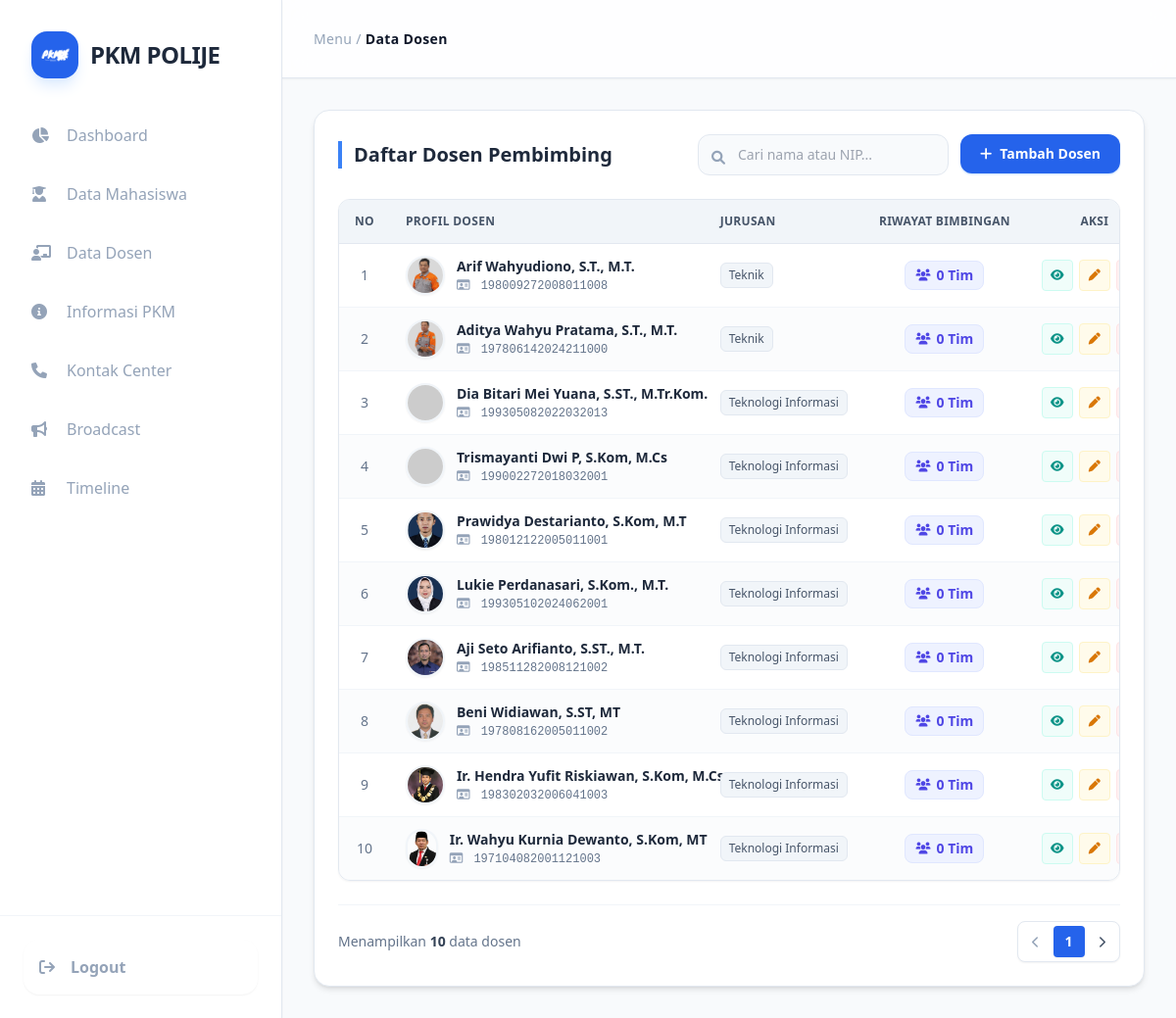
The app's page /admin_panel/data_dosen.php (signed in) with its own data.
### tables this page shows
CREATE TABLE `data_dosen` (
  `id_dosen` int NOT NULL,
  `foto_dosen` varchar(255) DEFAULT 'default.jpg',
  `nama_lengkap` varchar(150) NOT NULL,
  `nip` varchar(50) NOT NULL,
  `jurusan` varchar(100) NOT NULL,
  `no_whatsapp` varchar(20) NOT NULL,
  `email` varchar(100) NOT NULL,
  `linkedin_name` varchar(100) DEFAULT NULL,
  `instagram_username` varchar(100) DEFAULT NULL,
  `facebook_name` varchar(100) DEFAULT NULL,
  `riwayat_bimbingan` int DEFAULT '0',
  `created_at` timestamp NULL DEFAULT CURRENT_TIMESTAMP,
  `updated_at` timestamp NULL DEFAULT CURRENT_TIMESTAMP ON UPDATE CURRENT_TIMESTAMP
);

### admin_panel/data_dosen.php (the view, shortened to what this page needs)
<?php
require_once '../koneksi/koneksi.php';
$daftar_dosen = [];
$search = isset($_GET['search']) ? $_GET['search'] : '';
try {
    $query_sql = "SELECT * FROM data_dosen";
    $query_sql .= " ORDER BY id_dosen DESC";
    $stmt = $pdo->prepare($query_sql);
    $stmt->execute();
    $daftar_dosen = $stmt->fetchAll(PDO::FETCH_ASSOC);
} catch (PDOException $e) {
    error_log("Kesalahan Query: " . $e->getMessage());
}
?>
<!DOCTYPE html>
<html lang="en">
<head>
    <script src="https://cdn.tailwindcss.com"></script>
    <link href="https://cdnjs.cloudflare.com/ajax/libs/font-awesome/6.0.0/css/all.min.css" rel="stylesheet">
</head>
<body class="bg-slate-50 font-sans text-slate-700 overflow-hidden">
    <div class="flex h-screen w-full">
        <aside class="w-72 bg-white border-r border-slate-200 flex flex-col flex-shrink-0 z-40 shadow-sm">
            <div class="p-8">
                <div class="flex items-center gap-3 group cursor-pointer">
                    <div class="w-12 h-12 bg-blue-600 rounded-2xl flex items-center justify-center shadow-lg shadow-blue-100 overflow-hidden transition-all duration-500 group-hover:rotate-[360deg] group-hover:scale-110">
                        <img src="./image/logoPKM.png" alt="Logo" class="w-8 h-8 object-contain brightness-0 invert" onerror="this.style.display='none'; this.insertAdjacentHTML('afterend', '<i class=\'fa-solid fa-graduation-cap text-white text-xl\'></i>');">
                    </div>
                    <h1 class="text-2xl font-bold text-slate-800 tracking-tight">PKM POLIJE</h1>
                </div>
            </div>
            <nav class="flex-1 px-4 space-y-2 overflow-y-auto">
                <a href="./dasboard.php" class="flex items-center gap-4 px-4 py-3.5 text-slate-400 hover:bg-slate-50 hover:text-blue-600 rounded-2xl transition-all duration-300 hover:pl-7">
                    <i class="fa-solid fa-chart-pie w-5"></i> Dashboard
                </a>
                <a href="./data_mahasiswa.php" class="flex items-center gap-4 px-4 py-3.5 text-slate-400 hover:bg-slate-50 hover:text-blue-600 rounded-2xl transition-all duration-300 hover:pl-7">
                    <i class="fa-solid fa-user-graduate w-5"></i> Data Mahasiswa
                </a>
                <a href="./data_dosen.php" class="flex items-center gap-4 px-4 py-3.5 text-slate-400 hover:bg-slate-50 hover:text-blue-600 rounded-2xl transition-all duration-300 hover:pl-7">
                    <i class="fa-solid fa-chalkboard-user w-5"></i> Data Dosen
                </a>
                <a href="./informasi_pkm.php" class="flex items-center gap-4 px-4 py-3.5 text-slate-400 hover:bg-slate-50 hover:text-blue-600 rounded-2xl transition-all duration-300 hover:pl-7">
                    <i class="fa-solid fa-circle-info w-5"></i> Informasi PKM
                </a>
                <a href="./kontak_center.php" class="flex items-center gap-4 px-4 py-3.5 text-slate-400 hover:bg-slate-50 hover:text-blue-600 rounded-2xl transition-all duration-300 hover:pl-7">
                    <i class="fa-solid fa-phone w-5"></i> Kontak Center
                </a>
                <a href="./broadcast.php" class="flex items-center gap-4 px-4 py-3.5 text-slate-400 hover:bg-slate-50 hover:text-blue-600 rounded-2xl transition-all duration-300 hover:pl-7">
                    <i class="fa-solid fa-bullhorn w-5"></i> Broadcast
                </a>
                <a href="./timeline.php" class="flex items-center gap-4 px-4 py-3.5 text-slate-400 hover:bg-slate-50 hover:text-blue-600 rounded-2xl transition-all duration-300 hover:pl-7">
                    <i class="fa-solid fa-calendar-days w-5"></i> Timeline
                </a>
            </nav>
            <div class="p-6 border-t border-slate-100">
                <a href="../login_user/proses_logout_user.php">
                <button class="flex items-center gap-4 w-full px-4 py-4 text-slate-400 hover:text-white hover:bg-red-500 rounded-2xl transition-all duration-300 group shadow-sm active:scale-95">
                    <i class="fa-solid fa-arrow-right-from-bracket group-hover:-translate-x-1 transition-transform font-bold"></i>
                    <span class="font-bold">Logout</span>
                </button></a>
            </div>
        </aside>
        <div class="flex-1 flex flex-col h-screen overflow-hidden bg-slate-50">
            <header class="h-20 bg-white/80 backdrop-blur-md sticky top-0 z-30 flex items-center px-8 border-b border-slate-200 shadow-sm">
                <div class="text-slate-400 text-sm font-medium tracking-wide">
                    Menu / <span class="text-slate-900 font-bold">Data Dosen</span>
                </div>
            </header>
                <main class="flex-1 p-6 md:p-8 overflow-y-auto">
        <div class="bg-white p-6 rounded-2xl border border-slate-200 shadow-md animate-fade-up w-full max-w-6xl mx-auto">
            <div class="flex flex-col md:flex-row justify-between items-center mb-6 gap-4">
                <h2 class="text-xl font-bold text-slate-800 border-l-4 border-blue-500 pl-3">Daftar Dosen Pembimbing</h2>
                <div class="flex flex-col sm:flex-row gap-3 w-full md:w-auto">
                    <form method="GET" class="relative w-full sm:w-64">
                        <input type="text" name="search" value="<?= htmlspecialchars($search) ?>"
                               placeholder="Cari nama atau NIP..."
                               class="w-full pl-10 pr-4 py-2.5 bg-slate-50 border border-slate-200 rounded-xl text-sm focus:outline-none focus:ring-2 focus:ring-blue-500 transition-all text-slate-600 focus:bg-white">
                        <i class="fa-solid fa-magnifying-glass absolute left-3.5 top-3.5 text-slate-400 text-sm"></i>
                    </form>
                    <a href="../tambah_data/tambah_dosen.php">
                        <button class="bg-blue-600 hover:bg-blue-700 text-white px-5 py-2.5 rounded-xl text-sm font-semibold transition-all flex items-center justify-center gap-2 shadow-sm shadow-blue-200 active:scale-95">
                            <i class="fa-solid fa-plus"></i> Tambah Dosen
                        </button>
                    </a>
                </div>
            </div>
            <div class="rounded-xl border border-slate-200 mb-6 overflow-hidden shadow-sm">
                <table class="w-full text-left text-sm whitespace-nowrap">
                    <thead class="bg-slate-100 text-slate-600 text-xs uppercase font-bold tracking-wide border-b border-slate-200">
                        <tr>
                            <th class="px-4 py-3.5 text-center w-12">No</th>
                            <th class="px-4 py-3.5">Profil Dosen</th>
                            <th class="px-4 py-3.5">Jurusan</th>
                            <th class="px-4 py-3.5 text-center">Riwayat Bimbingan</th>
                            <th class="px-4 py-3.5 text-center w-28">Aksi</th>
                        </tr>
                    </thead>
                    <tbody class="divide-y divide-slate-100">
                        <?php if (!empty($daftar_dosen)): ?>
                            <?php $no = 1; foreach ($daftar_dosen as $row): ?>
                            <tr class="hover:bg-blue-50/40 transition-colors duration-200 even:bg-slate-50/60">
                                <td class="px-4 py-3 text-center text-slate-500 font-medium"><?= $no++; ?></td>
                               <td class="px-4 py-3">
                                    <div class="flex items-center gap-3">
                                        <?php
                                            $namaFoto = $row['foto_dosen'];
                                            $rootProject = dirname(__DIR__);
                                            $pathKeUpload = $rootProject . DIRECTORY_SEPARATOR . "upload" . DIRECTORY_SEPARATOR . $namaFoto;
                                            $urlTampil = "../upload/" . rawurlencode($namaFoto);
                                            if (!empty($namaFoto) && file_exists($pathKeUpload)) {
                                                $finalFoto = $urlTampil;
                                            } else {
                                                $finalFoto = "https://ui-avatars.com/api/?name=" . urlencode($row['nama_lengkap']) . "&background=eff6ff&color=2563eb&rounded=true&bold=true";
                                            }
                                        ?>
                                        <img src="<?= $finalFoto ?>"
                                            alt="Foto Dosen"
                                            class="w-10 h-10 rounded-full object-cover border-2 border-slate-100 shadow-sm"
                                            onerror="this.src='https://ui-avatars.com/api/?name=<?= urlencode($row['nama_lengkap']) ?>&background=fecaca&color=dc2626&rounded=true'">
                                        <div>
                                            <div class="font-bold text-slate-800"><?= htmlspecialchars($row['nama_lengkap']) ?></div>
                                            <div class="text-xs text-slate-500 font-mono mt-0.5">
                                                <i class="fa-regular fa-id-card mr-1 text-slate-400"></i> <?= htmlspecialchars($row['nip']) ?>
                                            </div>
                                        </div>
                                    </div>
                                </td>
                                <td class="px-4 py-3 text-slate-600">
                                    <span class="inline-flex items-center px-2 py-1 rounded-md bg-slate-100 border border-slate-200 text-xs font-medium">
                                        <?= htmlspecialchars($row['jurusan']) ?>
                                    </span>
                                </td>
                                <td class="px-4 py-3">
                                    <div class="flex justify-center items-center gap-1.5 text-sm text-slate-600">
                                        <div class="bg-indigo-50 text-indigo-600 px-2.5 py-1 rounded-lg border border-indigo-100 font-semibold flex items-center gap-1.5">
                                            <i class="fa-solid fa-users text-xs"></i> <?= $row['riwayat_bimbingan'] ?> Tim
                                        </div>
                                    </div>
                                </td>
                                <td class="px-4 py-3 text-center">
                                    <div class="flex items-center justify-center gap-1.5">
                                        <a href="../detail_riwayat/detail_dosen.php?id=<?= $row['id_dosen'] ?>"
                                        class="w-8 h-8 rounded bg-teal-50 text-teal-600 hover:bg-teal-500 hover:text-white flex items-center justify-center transition-all border border-teal-100"
                                        title="Detail">
                                            <i class="fa-solid fa-eye text-xs"></i>
                                        </a>
                                        <a href="../edit/edit_dosen.php?id=<?= $row['id_dosen'] ?>"
                                        class="w-8 h-8 rounded bg-amber-50 text-amber-600 hover:bg-amber-500 hover:text-white flex items-center justify-center transition-all border border-amber-100"
                                        title="Edit">
                                            <i class="fa-solid fa-pen text-xs"></i>
                                        </a>
                                        <a href="../proses_hapus/hapus_data_dosen.php?id=<?= $row['id_dosen'] ?>"
                                        onclick="return confirm('Yakin ingin menghapus data dosen <?= addslashes($row['nama_lengkap']) ?>?')"
                                        class="w-8 h-8 rounded bg-rose-50 text-rose-600 hover:bg-rose-500 hover:text-white flex items-center justify-center transition-all border border-rose-100"
                                        title="Hapus">
                                        </a>
                                    </div>
                                </td>
                            </tr>
                            <?php endforeach; ?>
                        <?php else: ?>
                            <tr>
                                <td colspan="5" class="px-4 py-10 text-center text-slate-400 italic">Data dosen tidak tersedia.</td>
                            </tr>
                        <?php endif; ?>
                    </tbody>
                </table>
            </div>
            <div class="flex flex-col md:flex-row justify-between items-center gap-4 text-sm text-slate-500 border-t border-slate-100 pt-4">
                <div>Menampilkan <span class="font-bold text-slate-700"><?= count($daftar_dosen) ?></span> data dosen</div>
                <div class="flex items-center gap-1 bg-white p-1 rounded-lg border border-slate-200 shadow-sm">
                    <button class="px-2.5 py-1.5 rounded hover:bg-slate-100 transition-all text-slate-400"><i class="fa-solid fa-chevron-left text-xs"></i></button>
                    <button class="w-8 h-8 flex items-center justify-center bg-blue-600 text-white rounded font-bold shadow-sm">1</button>
                    <button class="px-2.5 py-1.5 rounded hover:bg-slate-100 transition-all text-slate-600"><i class="fa-solid fa-chevron-right text-xs"></i></button>
                </div>
            </div>
        </div>
    </main>
        </div>
    </div>
</body>
</html>

### admin_panel/data_dosen.php (style rules this page uses)
.animate-fade-up { animation: fadeInUp 0.6s ease-out forwards; }

### records on screen
data_dosen: foto_dosen (picture), nama_lengkap "Arif Wahyudiono, S.T., M.T.", nip "198009272008011008", jurusan "Teknik", riwayat_bimbingan "0"
data_dosen: foto_dosen (picture), nama_lengkap "Aditya Wahyu Pratama, S.T., M.T.", nip "197806142024211000", jurusan "Teknik", riwayat_bimbingan "0"
data_dosen: nama_lengkap "Dia Bitari Mei Yuana, S.ST., M.Tr.Kom.", nip "199305082022032013", jurusan "Teknologi Informasi", riwayat_bimbingan "0"
data_dosen: nama_lengkap "Trismayanti Dwi P, S.Kom, M.Cs", nip "199002272018032001", jurusan "Teknologi Informasi", riwayat_bimbingan "0"
data_dosen: foto_dosen (picture), nama_lengkap "Prawidya Destarianto, S.Kom, M.T", nip "198012122005011001", jurusan "Teknologi Informasi", riwayat_bimbingan "0"
data_dosen: foto_dosen (picture), nama_lengkap "Lukie Perdanasari, S.Kom., M.T.", nip "199305102024062001", jurusan "Teknologi Informasi", riwayat_bimbingan "0"
data_dosen: foto_dosen (picture), nama_lengkap "Aji Seto Arifianto, S.ST., M.T.", nip "198511282008121002", jurusan "Teknologi Informasi", riwayat_bimbingan "0"
data_dosen: foto_dosen (picture), nama_lengkap "Beni Widiawan, S.ST, MT", nip "197808162005011002", jurusan "Teknologi Informasi", riwayat_bimbingan "0"
data_dosen: foto_dosen (picture), nama_lengkap "Ir. Hendra Yufit Riskiawan, S.Kom, M.Cs", nip "198302032006041003", jurusan "Teknologi Informasi", riwayat_bimbingan "0"
data_dosen: foto_dosen (picture), nama_lengkap "Ir. Wahyu Kurnia Dewanto, S.Kom, MT", nip "197104082001121003", jurusan "Teknologi Informasi", riwayat_bimbingan "0"

### other values on screen
count($daftar_dosen) "10"
